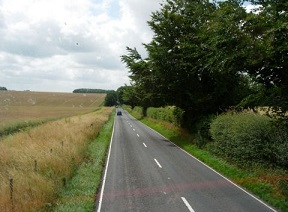
//> input picture Étape 36 - Ajuster une ligne à un ensemble de points/road.jpg, 288 x 212 px
$ ./Contours   (built with g++ and OpenCV 4)
//> lines starting //> are read from the running program, lines starting //| are printed output that depends on the picture; after the words box and inside, x2 and y2 are one past the last pixel; in counts of white or black regions, pixels touching at a corner belong together
### Étape 36 - Ajuster une ligne à un ensemble de points/LineFinder.hpp
#include <iostream>
#include <vector>
#include <iomanip>
#include <opencv2/opencv.hpp>
#include <opencv2/core/core.hpp>
#include <opencv2/highgui/highgui.hpp>
#include <opencv2/imgproc/imgproc.hpp>
#include <opencv2/features2d.hpp>

// Classe permettant de détecter des lignes dans une image en utilisant la transformée de Hough
class LineFinder
{
    private:
        cv::Mat img;  // Image source
        std::vector<cv::Vec4i> lines; // Liste des lignes détectées sous forme de vecteurs (x1, y1, x2, y2)

        // Paramètres pour la transformée de Hough probabiliste (HoughLinesP)
        double deltaRho;    // Résolution en pixels de la distance rho
        double deltaTheta;  // Résolution en radians de l'angle theta
        int minVote;        // Nombre minimal de votes pour qu'une ligne soit validée

        // Paramètres supplémentaires pour filtrer les lignes détectées
        double minLength;   // Longueur minimale des segments de ligne détectés
        double maxGap;      // Espace maximum entre deux segments pour être considérés comme une seule ligne

    public:
        // Constructeur par défaut avec initialisation des paramètres
        LineFinder()
            : deltaRho(1),             // Résolution spatiale de la distance rho (1 pixel)
              deltaTheta(M_PI / 180),   // Résolution angulaire de l'angle theta (1 degré converti en radians)
              minVote(10),              // Nombre minimum de votes pour valider une ligne (10 par défaut)
              minLength(0.0),           // Longueur minimale des segments de ligne (non filtré par défaut)
              maxGap(0.0) {}            // Distance maximale entre les segments de ligne (non filtré par défaut)

        // Définit la résolution de l'accumulateur Hough (rho et theta)
        // [5 lines left out: function setAccResolution, not called in this run]

        // Définit le nombre minimum de votes requis pour qu'une ligne soit détectée
        void setMinVote(int minv)
        {
            minVote = minv;
        }

        // Définit la longueur minimale d'une ligne et l'écart maximal entre les segments de ligne connectés
        void setLineLengthAndGap(double length, double gap)
        {
            minLength = length;
            maxGap = gap;
        }

        // Détecte les lignes dans une image binaire en utilisant la transformée de Hough probabiliste (HoughLinesP)
        std::vector<cv::Vec4i> findLines(cv::Mat& binary)
        {
            lines.clear(); // Efface les lignes précédemment détectées

            // Applique la transformée de Hough probabiliste
            cv::HoughLinesP(binary,       // Image binaire en entrée
                            lines,        // Liste des lignes détectées en sortie
                            deltaRho,     // Résolution de rho (distance entre deux lignes)
                            deltaTheta,   // Résolution de theta (angle entre deux lignes)
                            minVote,      // Nombre minimum de votes pour qu'une ligne soit validée
                            minLength,    // Longueur minimale d'une ligne détectée
                            maxGap);      // Espace maximal entre deux segments pour être fusionnés

            return lines; // Retourne la liste des lignes détectées
        }

        // Dessine les lignes détectées sur l'image fournie
        void drawDetectedLines(cv::Mat &image, cv::Scalar color = cv::Scalar(255, 255, 255))
        {
            // Itérateur pour parcourir toutes les lignes détectées
            std::vector<cv::Vec4i>::const_iterator it2 = lines.begin();

            // Boucle sur toutes les lignes détectées
            while(it2 != lines.end())
            {
                // Récupère les points de début et de fin de la ligne
                cv::Point pt1((*it2)[0], (*it2)[1]); // Point de départ (x1, y1)
                cv::Point pt2((*it2)[2], (*it2)[3]); // Point d'arrivée (x2, y2)

                // Dessine la ligne sur l'image
                cv::line(image, pt1, pt2, color);

                ++it2; // Passe à la ligne suivante
            }
        }
};

### Étape 36 - Ajuster une ligne à un ensemble de points/Contours.hpp
#include <iostream>
#include <vector>
#include <iomanip>
#include <opencv2/opencv.hpp>
#include <opencv2/core/core.hpp>
#include <opencv2/highgui/highgui.hpp>
#include <opencv2/imgproc/imgproc.hpp>
#include <opencv2/features2d.hpp>

// Classe pour détecter les contours d'une image à l'aide du filtre de Sobel
class EdgeDetector
{
private:
    cv::Mat sobelX, sobelY;         // Matrices pour stocker les gradients Sobel en X et Y
    cv::Mat sobelMagnitude;         // Matrice pour stocker la magnitude du gradient
    cv::Mat sobelImage;             // Image finale de Sobel normalisée
    cv::Mat sobelDirection;        // Matrice pour stocker l'orientation des gradients
    cv::Mat sobelNormalized;       // Matrice pour stocker l'orientation des gradients normalisée

public:
    // Constructeur par défaut
    EdgeDetector() {}

    // Méthode pour calculer le gradient de Sobel sur une image en niveaux de gris
    void computeSobel(const cv::Mat &image)
    {
        // Calcul des dérivées en 16 bits pour éviter la saturation des valeurs
        cv::Sobel(image, sobelX, CV_16S, 1, 0); // Sobel X en 16 bits
        cv::Sobel(image, sobelY, CV_16S, 0, 1); // Sobel Y en 16 bits

        // Combine les gradients horizontaux et verticaux pour obtenir la magnitude du gradient
        sobelMagnitude = abs(sobelX) + abs(sobelY);
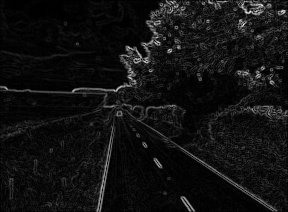
//> sobelMagnitude: 212 rows x 288 cols, CV_16SC1; min 0, max 1174, mean 81.7; drawn with min black and max white

        // Normalisation pour l'affichage : mise à l'échelle entre 0 et 255
        double sobMin, sobMax;
        cv::minMaxLoc(sobelMagnitude, &sobMin, &sobMax); // Trouve les valeurs min/max
//> sobMin = 0; sobMax = 1174
        sobelMagnitude.convertTo(sobelImage, CV_8U, -255.0 / sobMax, 255); // Convertit en image affichable

        // Calcule les gradients en virgule flottante pour obtenir l'orientation des gradients
        cv::Sobel(image, sobelX, CV_32F, 1,0);
//> sobelX: 212 rows x 288 cols, CV_32FC1
        cv::Sobel(image, sobelY, CV_32F, 0,1);
//> sobelY: 212 rows x 288 cols, CV_32FC1

        // Convertit les gradients en coordonnées polaires (magnitude et direction)
        cv::cartToPolar(sobelX, sobelY, sobelNormalized, sobelDirection);
    }

    // Retourne l'image du gradient Sobel normalisée
    // [10 lines left out: functions getSobelImage, getSobelMagnitude, not called in this run]

    // Génère une image binaire des contours en appliquant un seuillage
    cv::Mat getBinaryMap(int seuil) const
    {
//> called with seuil = 125
        cv::Mat binaryMap;
        cv::threshold(sobelImage, binaryMap, seuil, 255, cv::THRESH_BINARY); // Seuillage binaire
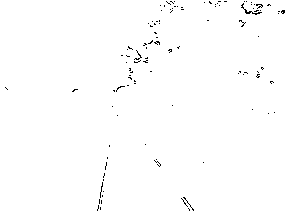
//> binaryMap: 212 rows x 288 cols, CV_8UC1; 99.2% white; black in thin lines or dots
        return binaryMap;
    }

    // Calcule et retourne l'image de l'orientation des gradients de Sobel
    cv::Mat getSobelOrientationImage() const
    {
        return sobelDirection;
    }
};

### Étape 36 - Ajuster une ligne à un ensemble de points/Contours.cpp
#include "Contours.hpp"
#include "LineFinder.hpp"

int main()
{
    // Chargement de l'image en niveaux de gris
    cv::Mat image = cv::imread("road.jpg", 0);
    if(image.empty())
    {
        return 0;
    }

    // Affichage de l'image originale
    cv::imshow("Original Image", image);

    // Création d'un détecteur de contours
    EdgeDetector ed;

    // Calcul des gradients de Sobel pour détecter les contours
    ed.computeSobel(image);

    // Sauvegarde de l'orientation des gradients dans une image
    cv::imwrite("ori.bmp", ed.getSobelOrientationImage());

    // Affichage des contours détectés avec Sobel, seuil bas et élevé
    cv::imshow("Sobel (low threshold)", ed.getBinaryMap(125));
    cv::imshow("Sobel (high threshold)", ed.getBinaryMap(350));
//> in getBinaryMap (call 2), `cv::threshold(sobelImage, binaryMap, seuil, 255, cv::THRESH_BINARY);`: binaryMap: 212 rows x 288 cols, CV_8UC1; every value is 0

    // Détection des contours avec l'algorithme de Canny
    cv::Mat contours;
    cv::Canny(image, contours, 125, 350);
//> contours: 212 rows x 288 cols, CV_8UC1; 5.2% white in thin lines or dots

    // Affichage des contours détectés par Canny (inversé pour meilleure visibilité)
    cv::imshow("Canny Contours", 255 - contours);

    // Rechargement de l'image originale
    cv::Mat result = cv::imread("road.jpg", 0);
    if(result.empty())
    {
        return 0;
    }

    // Détection des lignes avec la transformée de Hough classique (HoughLines)
    std::vector<cv::Vec2f> lines;
    cv::HoughLines(contours, lines, 1, M_PI / 180, 60); // Résolution : 1 pixel, 1 degré, 60 votes min.
//> lines = 15 lines (rho, theta), first 12: [25, 2.15], [21, 2.16], [17, 2.18], [135, 0.19], [28, 2.15], [104, 1.59], [30, 2.13], [90, 1.61], [137, 0.19], [101, 1.61], [106, 1.57], [99, 1.62]

    // Parcours des lignes détectées
    std::vector<cv::Vec2f>::const_iterator it = lines.begin();
    while(it != lines.end())
    {
        float rho = (*it)[0];   // Distance par rapport à l'origine
        float theta = (*it)[1]; // Angle de la ligne

        // Vérifie si la ligne est principalement verticale
        if(theta < M_PI / 4 || theta > 3.0 * M_PI / 4.0)
        {
            // Calcule deux points pour tracer la ligne verticale
            cv::Point pt1(rho / cos(theta), 0); // Point de départ
            cv::Point pt2((rho - image.rows * sin(theta)) / cos(theta), result.rows); // Point d'arrivée
            cv::line(result, pt1, pt2, cv::Scalar(255), 1); // Dessine la ligne
        }
        else // La ligne est principalement horizontale
        {
            // Calcule deux points pour tracer la ligne horizontale
            cv::Point pt1(0, rho / sin(theta)); // Point de départ
            cv::Point pt2(result.cols, (rho - result.cols * cos(theta)) / sin(theta)); // Point d'arrivée
            cv::line(result, pt1, pt2, cv::Scalar(255), 1); // Dessine la ligne
        }
        ++it;
    }
//> this loop made 15 passes
//> (rho, theta, pt1, pt2) on passes 1 to 12: (25, 2.15, Point(0, 29), Point(288, 216)), (21, 2.16, Point(0, 25), Point(288, 219)), (17, 2.18, Point(0, 20), Point(288, 222)), (135, 0.192, Point(137, 0), Point(96, 212)), (28, 2.15, Point(0, 33), Point(288, 220)), (104, 1.59, Point(0, 104), Point(288, 109)), (30, 2.13, Point(0, 35), Point(288, 215)), (90, 1.61, Point(0, 90), Point(288, 100)), (137, 0.192, Point(139, 0), Point(98, 212)), (101, 1.61, Point(0, 101), Point(288, 111)), (106, 1.57, Point(0, 106), Point(288, 106)), (99, 1.62, Point(0, 99), Point(288, 114))
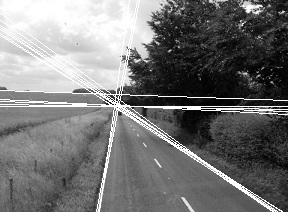
//> result: 212 rows x 288 cols, CV_8UC1; min 0, max 255, mean 117.6

    // Affichage des lignes détectées avec la transformée de Hough classique
    cv::imshow("Lines with Hough", result);

    // Utilisation de la transformée de Hough probabiliste avec la classe LineFinder
    LineFinder ld;
    ld.setLineLengthAndGap(100, 20); // Longueur min 100 pixels, espace max 20 pixels
    ld.setMinVote(60); // Nombre minimal de votes

    // Détection des lignes avec la méthode probabiliste
    std::vector<cv::Vec4i> li = ld.findLines(contours);
//> in findLines, `cv::HoughLinesP(binary, lines, deltaRho, deltaTheta, minVote, minLengt..`: lines = 5 lines (x1, y1, x2, y2): [92, 88, 246, 191], [97, 210, 121, 86], [0, 90, 106, 94], [104, 182, 130, 48], [100, 104, 204, 0]
//> li = 5 items: [92, 88, 246, 191], [97, 210, 121, 86], [0, 90, 106, 94], [104, 182, 130, 48], [100, 104, 204, 0]
    ld.drawDetectedLines(image); // Dessine les lignes détectées
//> the loop in drawDetectedLines, `while(it2 != lines.end())` made 5 passes
//> after the loop in drawDetectedLines, `while(it2 != lines.end())`: image: 212 rows x 288 cols, CV_8UC1; min 0, max 255, mean 111.9

    // Affichage des lignes détectées avec Hough probabiliste
    cv::imshow("Lines with HoughP", image);

    // Création et affichage de l'accumulateur de Hough
    cv::Mat acc(200, 180, CV_8U, cv::Scalar(0));
    int x = 50, y = 30;

    // Génération de l'accumulateur de Hough pour une ligne donnée
    for(int i = 0; i < 180; i++)
    {
        double theta = i * M_PI / 180.0;       // Convertit l'angle en radians
        double rho = x * std::cos(theta) + y * std::sin(theta); // Calcule la valeur de rho
        int j = static_cast<int>(rho + 100.5); // Décalage pour éviter les valeurs négatives
        std::cout << i << "," << j << std::endl; // Affiche les coordonnées
        acc.at<uchar>(j, i)++;                 // Incrémente le compteur pour cet angle et cette distance
    }

    // Tracé des axes de l'accumulateur
    cv::line(acc, cv::Point(0, 0), cv::Point(0, acc.rows - 1), 255);
    cv::line(acc, cv::Point(acc.cols - 1, acc.rows - 1), cv::Point(0, acc.rows - 1), 255);

    // Sauvegarde de l'accumulateur de Hough
    cv::imwrite("hough1.bmp", 255 - (acc * 100));

    // Ajout d'une deuxième ligne au même accumulateur
    x = 30, y = 10;
    for(int i = 0; i < 180; i++)
    {
         double theta = i * M_PI / 180.0;       // Convertit l'angle en radians
        double rho = x * cos(theta) + y * sin(theta); // Calcule la valeur de rho
        int j = static_cast<int>(rho + 100.5); // Décalage pour éviter les valeurs négatives
        acc.at<uchar>(j, i)++;                 // Incrémente le compteur pour cet angle et cette distance
    }
//> acc: 200 rows x 180 cols, CV_8UC1; min 0, max 255, mean 2.7

    // Affichage de l'accumulateur de Hough
    cv::imshow("Hough Accumulator", acc * 100);

    // Détection de cercles avec la transformée de Hough circulaire
    image = cv::imread("chariot.jpg", 0);
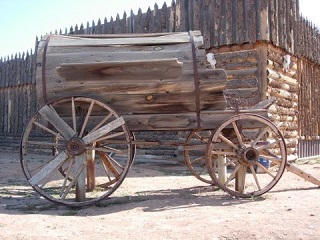
//> input picture Étape 36 - Ajuster une ligne à un ensemble de points/chariot.jpg, 320 x 240 px
//> image: 240 rows x 320 cols, CV_8UC1; min 8, max 255, mean 138.9
    if(image.empty())
    {
        return 0;
    }

    // Applique un flou gaussien pour améliorer la détection des cercles
    cv::GaussianBlur(image, image, cv::Size(5, 5), 1.5);

    // Détection des cercles avec HoughCircles
    std::vector<cv::Vec3f> circles;
    cv::HoughCircles(image, circles, cv::HOUGH_GRADIENT, 2, 20, 200, 60, 15, 50);
//> circles = 8 circles (x, y, radius): [253, 159, 42.2], [257, 113, 40], [215, 153, 31.2], [95, 167, 31], [303, 151, 35.6], [119, 163, 33.4], [237, 147, 26.8], [275, 175, 18]

    // Recharge l'image originale pour éviter toute modification accidentelle
    image = cv::imread("chariot.jpg", 0);
    if(image.empty())
    {
        return 0;
    }

    // Dessin des cercles détectés sur l'image
    std::vector<cv::Vec3f>::const_iterator itc = circles.begin();
    while(itc != circles.end())
    {
        // Dessine un cercle à la position détectée avec le rayon trouvé
        cv::circle(image, cv::Point((*itc)[0], (*itc)[1]), (*itc)[2], cv::Scalar(255), 2);
        ++itc;
    }
//> this loop made 8 passes
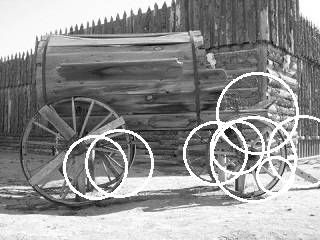
//> image: 240 rows x 320 cols, CV_8UC1; min 8, max 255, mean 145.9

    // Affichage de l'image avec les cercles détectés
    cv::imshow("Detected Circles", image);


    // Recharge l'image originale en niveaux de gris
    image = cv::imread("road.jpg", 0);
    if (image.empty())
    {
        return 0;
    }

    // Détection des contours avec l'algorithme de Canny
    cv::Canny(image, contours, 125, 350);

    int n = 0; // Index de la ligne à traiter

    // Création d'une image noire de même taille que l'image originale
    cv::Mat oneline(image.size(), CV_8U, cv::Scalar(0));

    // Dessine une ligne blanche sur l'image noire à partir des coordonnées de la ligne détectée
    cv::line(oneline,
            cv::Point(li[n][0], li[n][1]),  // Premier point de la ligne
            cv::Point(li[n][2], li[n][3]),  // Deuxième point de la ligne
            cv::Scalar(255));
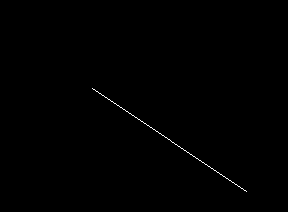
//> oneline: 212 rows x 288 cols, CV_8UC1; 0.25% white in thin lines or dots, all inside (x1, y1, x2, y2) = (92, 88, 247, 192)

    // Applique un "ET bit-à-bit" entre les contours détectés et l'image contenant une seule ligne
    cv::bitwise_and(contours, oneline, oneline);

    // Affiche l'image résultante avec une seule ligne détectée en inversant les couleurs (255 - oneline)
    cv::imshow("One line", 255 - oneline);

    // Vecteur pour stocker les points appartenant à la ligne détectée
    std::vector<cv::Point> points;

    // Parcours de tous les pixels de l'image "oneline"
    for (int y = 0; y < oneline.rows; y++)
    {
        uchar* rowPtr = oneline.ptr<uchar>(y); // Pointeur vers la ligne actuelle de l'image
        for (int x = 0; x < oneline.cols; x++)
        {
            if (rowPtr[x]) // Vérifie si le pixel est blanc (fait partie de la ligne)
            {
                points.push_back(cv::Point(x, y)); // Ajoute le point à la liste des points de la ligne
            }
        }
    }
//> after the loop, points = 96 Points (x, y), first 12: [92, 88], [93, 89], [94, 89], [99, 93], [100, 93], [105, 97], [117, 105], [118, 105], [137, 118], [141, 121], [144, 123], [146, 124]

    // Vecteur pour stocker les paramètres de la ligne ajustée
    cv::Vec4f line;

    // Ajuste une ligne aux points détectés en utilisant la méthode des moindres carrés
    cv::fitLine(points, line, cv::DIST_L2, 0, 0.01, 0.01);
//> line = [0.831, 0.556, 183.1, 148.9]

    // Coordonnées d'un point central sur la ligne ajustée
    int x0 = line[2]; // Coordonnée X du point central
//> x0 = 183
    int y0 = line[3]; // Coordonnée Y du point central
//> y0 = 148

    // Calcul des coordonnées d'un deuxième point à 100 pixels du premier selon la direction du vecteur directeur
    int x1 = x0 + 100 * line[0]; // Nouvelle coordonnée X
//> x1 = 266
    int y1 = y0 + 100 * line[1]; // Nouvelle coordonnée Y
//> y1 = 203

    // Recharge l'image originale en niveaux de gris
    image = cv::imread("road.jpg", 0);
    if (image.empty())
    {
        return 0;
    }

    // Dessine la ligne ajustée sur l'image originale
    cv::line(image, cv::Point(x0, y0), cv::Point(x1, y1), 0, 2); // Dessin en noir, épaisseur = 2 pixels
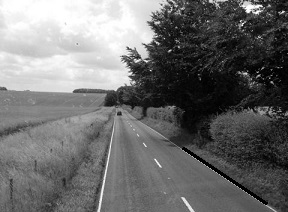
//> image: 212 rows x 288 cols, CV_8UC1; min 0, max 255, mean 110

    // Affiche l'image finale avec la ligne ajustée
    cv::imshow("Fitted line", image);


    cv::waitKey();

    return 0;
}
